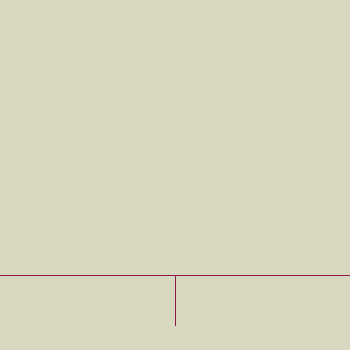
Frame 1 (no input)
Frame 60 (the mouse pressed at the canvas centre just before this capture): identical to frame 1, image omitted
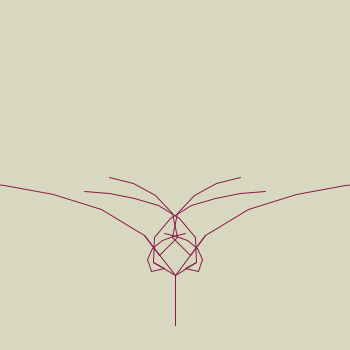
Frame 120 (the mouse held since frame 60 and released just before this capture)

The Processing sketch that drew these frames (run headless with seeded random() and noise(); from frame 60 on, the mouse is pressed at the canvas centre):

// Processing sketch: processing_26209
// ── processing_26209.pde

int counter;
int i;
int turns;
float angle;
float nextX;
float nextY;
float len;
float phi;
float coeff;
boolean increasing;
 
float x;
float y;
 
void setup() {  //setup function called initially, only once
  size(350, 350);
  background(#d8d8c1); 
 smooth();
 counter = 0;
  turns = 4;
  x = width/2;
  y  = height/2;
  angle = 0;
  len = 5;
  phi = 0;
  coeff = 2;
  increasing = true;
   
}
 
void draw() {  //draw function loops
   
 
  //x= mouseX;
  //y = mouseY;
   
 background(#d8d8c1);
   
   
   
   
 i = 0;
 
turns = 6;
 
 
/*
drawSpiral(width/2-120,height/2,2 + mouseX/100, 20, PI/2,2,2);
drawSpiralT(width/2-120,height/2,2 + mouseX/100, 20, PI/2,2,2);
 
 
drawSpiral(width/2-120,height/2,2 + mouseX/100, 20, PI/2,3,2);
drawSpiralT(width/2-120,height/2,2 + mouseX/100, 20, PI/2,3,2);
 
drawSpiral(width/2-120,height/2,2 + mouseX/100, 20, PI/2,4,2);
drawSpiralT(width/2-120,height/2,2 + mouseX/100, 20, PI/2,4,2);*/
 
 
 
 
drawSpiral(width/2 ,height/2 +150 ,2 + mouseX/100, 50, PI/2,5,6);
drawSpiralT(width/2,height/2 + 150 ,2 + mouseX/100, 50, PI/2,5,6);
 
 
 
 
 
 
 
 
 
if( increasing){
    
phi = phi + 0.001;
 
}
 
 
if ( !increasing ){
   phi = phi - 0.001;
}
 
if( phi > PI/3 ){
   phi = PI/3;
   increasing = false;
}
 
if( phi < -PI/3 ){
   phi = -PI/3;
   increasing = true;
    
}
 
 
 
coeff = coeff + 0.01;
    
 
 
 
 
 
 
 
}
 
void drawSpiral(float x, float y, int turns, float len, float angle, int depth,int depth2){
    
   if( depth % 2 == 0 ){
   stroke(#891a48);
   }
   else{
   stroke (#891a48);
   }
    
   if(depth > 0){
      float nextX;
      float nextY;
      float nextAngle;
       
      nextX = x + len*cos(angle);
      nextY = y - len*sin(angle);
       
      line(x,y,nextX,nextY);
       
      nextAngle = angle + PI/(float)turns;
       
      //drawSpiral(nextX,nextY, turns +4, len/1.1, angle,depth-1);
      //drawSpiral(nextY ,nextX ,(turns  )  , len/1.1,-angle,depth-1);
       
      if( depth2 > 0) {
      drawSpiral(nextX ,nextY,turns/2 ,len,mouseY*angle/300,depth,depth2 -1);}
      //drawSpiral(nextX,nextY,-turns,len/1.1,-angle,depth-1);
       
      drawSpiral(nextX,nextY,turns /2,len/2,nextAngle ,depth-1,depth2);
   }
}
 
 
void drawSpiralT(float x, float y, int turns, float len, float angle, int depth,int depth2){
    
   if( depth % 2 == 0 ){
   stroke(#891a48);
   }
   else{
   stroke (#891a48);
   }
    
   if(depth > 0){
      float nextX;
      float nextY;
      float nextAngle;
       
      nextX = x - len*cos(angle);
      nextY = y - len*sin(angle);
       
      line(x,y,nextX,nextY);
       
      nextAngle = angle + PI/(float)turns;
       
      //drawSpiral(nextX,nextY, turns +4, len/1.1, angle,depth-1);
      //drawSpiral(nextY ,nextX ,(turns  )  , len/1.1,-angle,depth-1);
       
      if( depth2 > 0) {
      drawSpiralT(nextX ,nextY,turns /2,len,mouseY*angle/300,depth,depth2 -1);}
      //drawSpiral(nextX,nextY,-turns,len/1.1,-angle,depth-1);
       
      drawSpiralT(nextX,nextY,turns / 2,len/2,nextAngle ,depth-1,depth2);
   }
}
